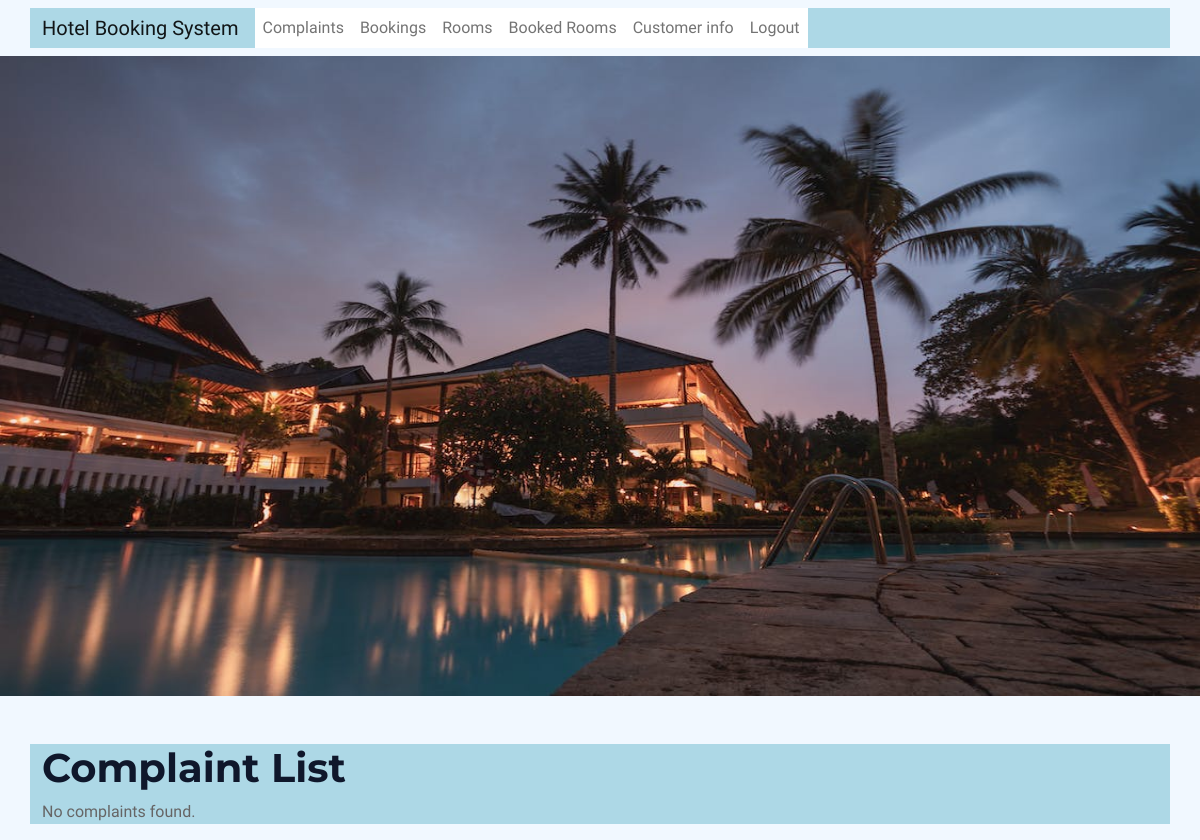
Before: /admin_complaints/ (signed in) with the older database file.
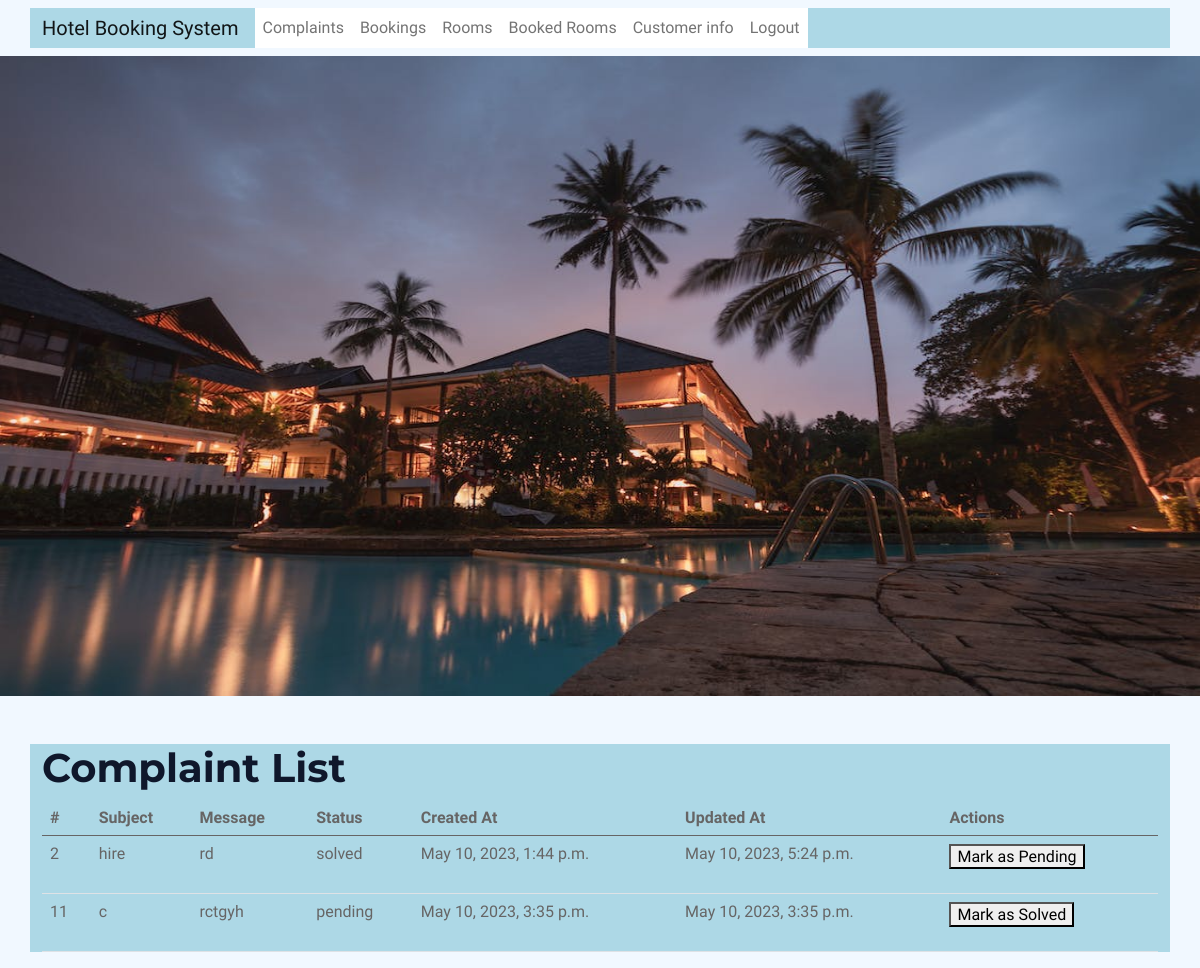
After: the same page with the newer database file.
### bookings/models.py (models this page shows, shortened)
class Complaint(models.Model):
    user = models.ForeignKey(settings.AUTH_USER_MODEL, on_delete=models.CASCADE)
    admin_user= models.ForeignKey(settings.AUTH_USER_MODEL, on_delete=models.CASCADE, related_name='complaint_admin', default=1)
    booking = models.ForeignKey('Booking', on_delete=models.CASCADE, null=True)
    subject = models.CharField(max_length=100)
    message = models.TextField()
    created_at = models.DateTimeField(auto_now_add=True)
    updated_at = models.DateTimeField(auto_now=True)
    status_choices = [
        ('pending', 'Pending'),
        ('solved', 'Solved'),
    ]
    status = models.CharField(max_length=10, choices=status_choices, default='pending')

### bookings/views.py (the view, shortened to what this page needs)
# urls.py: path('admin_complaints/', views.admin_complaint_list, name='admin_complaint_list'),
@login_required
def admin_complaint_list(request):
    complaints = Complaint.objects.all()
    context = {'complaints': complaints}
    return render(request, 'complaint_list.html', context)

### bookings/templates/complaint_list.html (shortened to what this page needs)
{% extends 'base.html' %}
{% block content %}
  <h1>Complaint List</h1>
  {% if complaints %}
    <table class="table">
      <thead>
        <tr>
          <th>#</th>
          <th>Subject</th>
          <th>Message</th>
          <th>Status</th>
          <th>Created At</th>
          <th>Updated At</th>
          <th>Actions</th>
        </tr>
      </thead>
      <tbody>
        {% for complaint in complaints %}
          <tr>
            <td>{{ complaint.pk }}</td>
            <td>{{ complaint.subject }}</td>
            <td>{{ complaint.message }}</td>
            <td>{{ complaint.status }}</td>
            <td>{{ complaint.created_at }}</td>
            <td>{{ complaint.updated_at }}</td>
            <td>
              <form method="post" action="{% url 'bookings:admin_complaint_list' %}">
                {% if complaint.status == 'pending' %}
                  <button type="submit" name="mark_as_solved">Mark as Solved</button>
                {% elif complaint.status == 'solved' %}
                  <button type="submit" name="mark_as_pending">Mark as Pending</button>
                {% endif %}
              </form>
            </td>
          </tr>
        {% endfor %}
      </tbody>
    </table>
  {% else %}
    <p>No complaints found.</p>
  {% endif %}
{% endblock %}

Changed rows visible on the page:
added Complaint: pk "2", subject "hire", message "rd", status "solved", created_at "May 10, 2023, 1:44 p.m.", updated_at "May 10, 2023, 5:24 p.m.", shows "Mark as Pending"
added Complaint: pk "11", subject "c", message "rctgyh", status "pending", created_at "May 10, 2023, 3:35 p.m.", updated_at "May 10, 2023, 3:35 p.m.", shows "Mark as Solved"
Other visible differences:
text no longer shown: "No complaints found."
text now shown: "# Subject Message Status Created At Updated At Actions"
